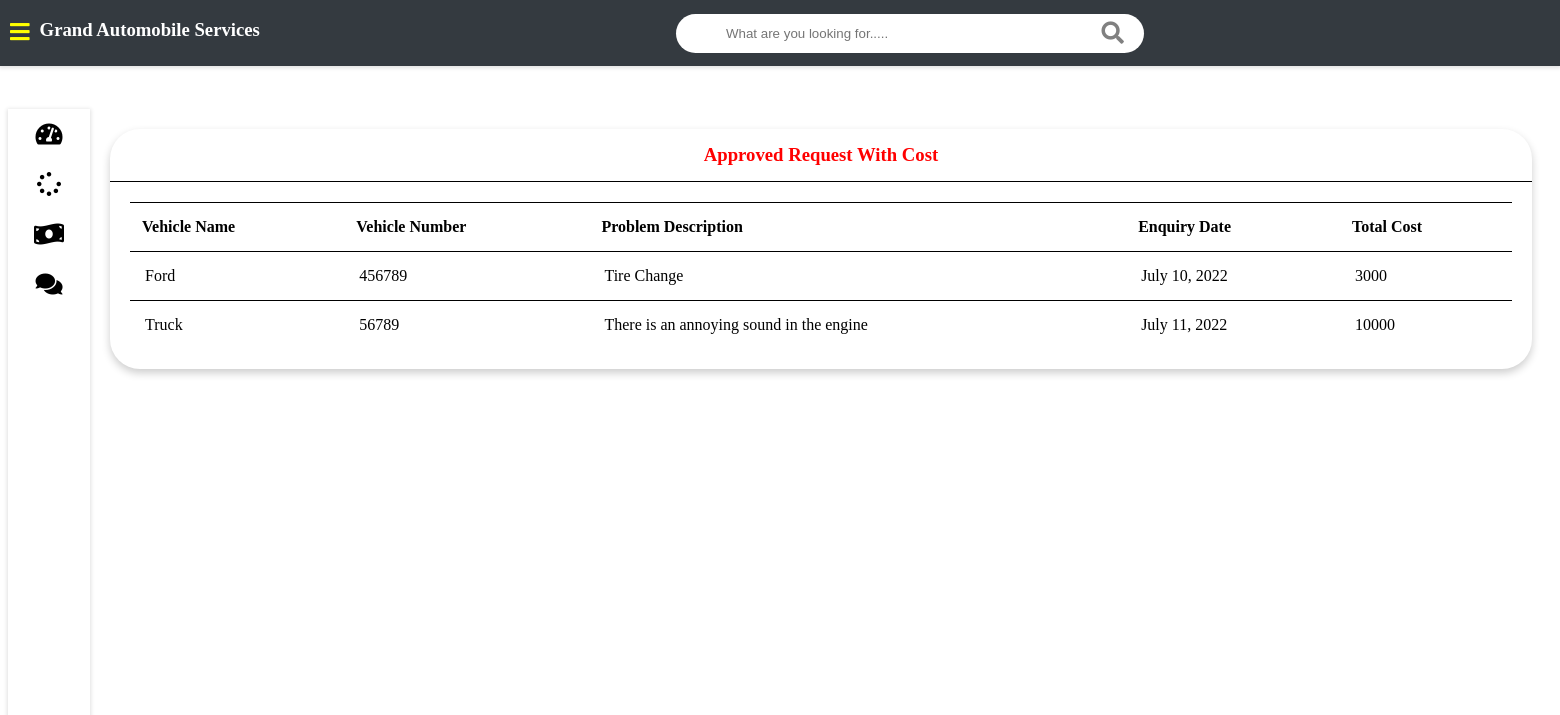
The page /customer-invoice (signed in) on the database its author committed.
### vehicle/models.py (models this page shows, shortened)
class Request(models.Model):
    cat         = (('two wheeler with gear','two wheeler with gear'),('two wheeler without gear','two wheeler without gear'),('three wheeler','three wheeler'),('four wheeler','four wheeler'))
    category    = models.CharField(max_length=50, choices=cat)
    vehicle_no      = models.PositiveIntegerField(null=False)
    vehicle_name    = models.CharField(max_length=40, null=False)
    vehicle_model   = models.CharField(max_length=40, null=False)
    vehicle_brand   = models.CharField(max_length=40, null=False)
    problem_description     = models.CharField(max_length=500, null=False)
    date                    = models.DateField(auto_now=True)
    cost                    = models.PositiveIntegerField(null=True)
    customer        = models.ForeignKey('Customer', on_delete=models.CASCADE, null=True)
    mechanic        = models.ForeignKey('Mechanic', on_delete=models.CASCADE, null=True)
    stat       = (('Pending','Pending'),('Approved','Approved'),('Repairing','Repairing'),('Repairing Done','Repairing Done'),('Released','Released'))
    status     = models.CharField(max_length=50, choices=stat, default='Pending', null=True)

### vehicle/views.py (the view)
# urls.py: path('customer-invoice', views.customer_invoice_view, name='customer-invoice'),
@login_required(login_url='customerlogin')
@user_passes_test(is_customer)
def customer_invoice_view(request):
    customer        = models.Customer.objects.get(user_id=request.user.id)
    enquiries       = models.Request.objects.all().filter(customer_id=customer.id).exclude(status='Pending')
    return render(request, 'vehicle/customer/customer_invoice.html', {'customer':customer, 'enquiries':enquiries})

### vehicle/views.py (called while the page is built)
def is_customer(user):
    return user.groups.filter(name='CUSTOMER').exists()

### templates/vehicle/customer/customer_invoice.html
{% extends "vehicle/customer/customerbase.html" %}
{% block content %}
<div class="wrapper">
    <div class="row">
        <div class="col-12 col-m-12 col-sm-12">
            <div class="card">
                <div class="card-header">
                    <h3 style="color:red; text-align:center">Approved Request With Cost</h3>
                </div>
                <div class="card-content">
                    <table>
                        <thead>
                            <tr>
                                <th>Vehicle Name</th>
                                <th>Vehicle Number</th>
                                <th>Problem Description</th>
                                <th>Enquiry Date</th>
                                <th>Total Cost</th>
                            </tr>
                        </thead>
                        <tbody>
                            {% for enq in enquiries %}
                            <tr>
                                <td>{{enq.vehicle_name}}</td>
                                <td>{{enq.vehicle_no}}</td>
                                <td>{{enq.problem_description}}</td>
                                <td>{{enq.date}}</td>
                                <td>{{enq.cost}}</td>
                            </tr>
                            {% endfor %}
                        </tbody>
                    </table>
                </div>
            </div>
        </div>
    </div>
    <br><br><br><br><br><br><br><br><br><br><br><br><br><br><br><br>
</div>
{% endblock content %}

### static/style.css (style rules this page uses)
* { box-sizing: border-box; }
[class*="col-"] { padding: 10px; }
@media only screen and (min-width: 600px) { .col-sm-12 { width: 100%; } }
@media only screen and (min-width: 768px) { .col-m-12 { width: 100%; } }
@media only screen and (min-width: 992px) { .col-12 { width: 100%; } }
.card { color: #343a40!; border-radius: 30px; margin-bottom: 10px; box-shadow: 0 4px 8px 0 rgba(0,0,0,0.2); }
.card-header { padding: 15px 30px; border-bottom: 1px solid ; position: relative; }
.card-header h3 { margin: 0; }
.card-content { padding: 20px; overflow-x: auto; }
table { border-collapse: collapse; width: 100%; }
table td { border-top: 1px solid black; padding: 15px; }
table th { border-top: 1px solid black; border-bottom: 1px solid black; padding: 15px 12px; text-align: left; }
.row { display: flex; flex-wrap: wrap; flex-direction: row; }
.row:after, .row:before { box-sizing: border-box; }
.wrapper { padding: 10px; margin-left: 82px; padding-top: 75px; background: white; transition: margin-left .5s; }

### rows shown on the page
Request: vehicle_name "Ford", vehicle_no "456789", problem_description "Tire Change", date "July 10, 2022", cost "3000"
Request: vehicle_name "Truck", vehicle_no "56789", problem_description "There is an annoying sound in the engine", date "July 11, 2022", cost "10000"
